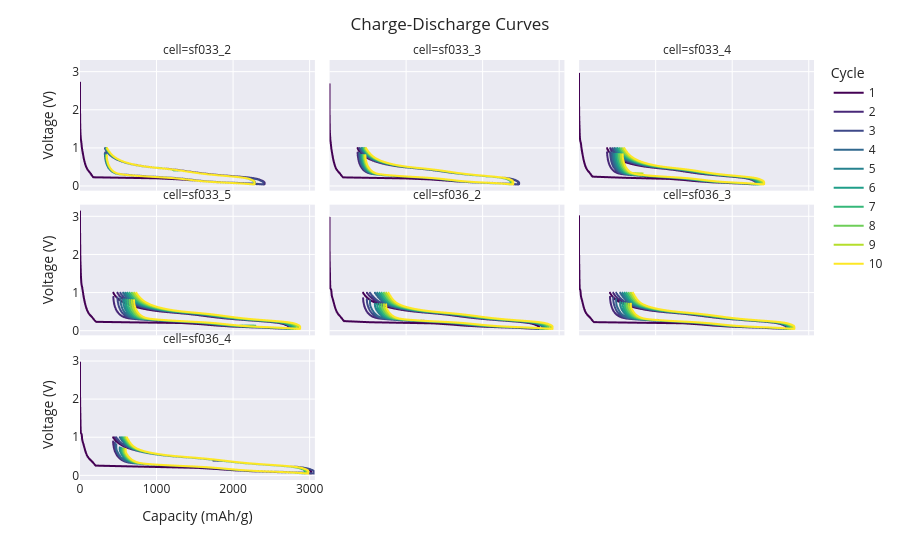

Notebook source saved alongside this figure:
### Markdown cell above
### Cycles
The `BatchCyclesCollector` class creates a collection of capacity plots, including several different options for customization. Two examples are shown here:

### Code cell
cells_collected = collectors.BatchCyclesCollector(b, max_cycle=10)
cells_collected.show()

### Figure 1 — Plotly figure (JSON) as saved in the notebook; plotly's stock layout.template omitted (floating-point values rounded to 4 significant figures; data arrays with more than 128 entries replaced by an {"elided": "..."} marker saying what was removed)
{"data": [{"hovertemplate": "cycle=1<br>cell=sf033_2<br>Capacity (mAh/g)=%{x}<br>Voltage (V)=%{y}<extra></extra>", "legendgroup": "1", "line": {"color": "rgb(68, 1, 84)", "dash": "solid"}, "marker": {"symbol": "circle"}, "mode": "lines", "name": "1", "showlegend": true, "type": "scattergl", "x": {"elided": "200 float values"}, "xaxis": "x7", "y": {"elided": "200 float values"}, "yaxis": "y7"}, {"hovertemplate": "cycle=1<br>cell=sf033_3<br>Capacity (mAh/g)=%{x}<br>Voltage (V)=%{y}<extra></extra>", "legendgroup": "1", "line": {"color": "rgb(68, 1, 84)", "dash": "solid"}, "marker": {"symbol": "circle"}, "mode": "lines", "name": "1", "showlegend": false, "type": "scattergl", "x": {"elided": "200 float values"}, "xaxis": "x8", "y": {"elided": "200 float values"}, "yaxis": "y8"}, {"hovertemplate": "cycle=1<br>cell=sf033_4<br>Capacity (mAh/g)=%{x}<br>Voltage (V)=%{y}<extra></extra>", "legendgroup": "1", "line": {"color": "rgb(68, 1, 84)", "dash": "solid"}, "marker": {"symbol": "circle"}, "mode": "lines", "name": "1", "showlegend": false, "type": "scattergl", "x": {"elided": "200 float values"}, "xaxis": "x9", "y": {"elided": "200 float values"}, "yaxis": "y9"}, {"hovertemplate": "cycle=1<br>cell=sf033_5<br>Capacity (mAh/g)=%{x}<br>Voltage (V)=%{y}<extra></extra>", "legendgroup": "1", "line": {"color": "rgb(68, 1, 84)", "dash": "solid"}, "marker": {"symbol": "circle"}, "mode": "lines", "name": "1", "showlegend": false, "type": "scattergl", "x": {"elided": "200 float values"}, "xaxis": "x4", "y": {"elided": "200 float values"}, "yaxis": "y4"}, {"hovertemplate": "cycle=1<br>cell=sf036_2<br>Capacity (mAh/g)=%{x}<br>Voltage (V)=%{y}<extra></extra>", "legendgroup": "1", "line": {"color": "rgb(68, 1, 84)", "dash": "solid"}, "marker": {"symbol": "circle"}, "mode": "lines", "name": "1", "showlegend": false, "type": "scattergl", "x": {"elided": "200 float values"}, "xaxis": "x5", "y": {"elided": "200 float values"}, "yaxis": "y5"}, {"hovertemplate": "cycle=1<br>cell=sf036_3<br>Capacity (mAh/g)=%{x}<br>Voltage (V)=%{y}<extra></extra>", "legendgroup": "1", "line": {"color": "rgb(68, 1, 84)", "dash": "solid"}, "marker": {"symbol": "circle"}, "mode": "lines", "name": "1", "showlegend": false, "type": "scattergl", "x": {"elided": "200 float values"}, "xaxis": "x6", "y": {"elided": "200 float values"}, "yaxis": "y6"}, {"hovertemplate": "cycle=1<br>cell=sf036_4<br>Capacity (mAh/g)=%{x}<br>Voltage (V)=%{y}<extra></extra>", "legendgroup": "1", "line": {"color": "rgb(68, 1, 84)", "dash": "solid"}, "marker": {"symbol": "circle"}, "mode": "lines", "name": "1", "showlegend": false, "type": "scattergl", "x": {"elided": "200 float values"}, "xaxis": "x", "y": {"elided": "200 float values"}, "yaxis": "y"}, {"hovertemplate": "cycle=2<br>cell=sf033_2<br>Capacity (mAh/g)=%{x}<br>Voltage (V)=%{y}<extra></extra>", "legendgroup": "2", "line": {"color": "rgb(72, 40, 120)", "dash": "solid"}, "marker": {"symbol": "circle"}, "mode": "lines", "name": "2", "showlegend": true, "type": "scattergl", "x": {"elided": "200 float values"}, "xaxis": "x7", "y": {"elided": "200 float values"}, "yaxis": "y7"}, {"hovertemplate": "cycle=2<br>cell=sf033_3<br>Capacity (mAh/g)=%{x}<br>Voltage (V)=%{y}<extra></extra>", "legendgroup": "2", "line": {"color": "rgb(72, 40, 120)", "dash": "solid"}, "marker": {"symbol": "circle"}, "mode": "lines", "name": "2", "showlegend": false, "type": "scattergl", "x": {"elided": "200 float values"}, "xaxis": "x8", "y": {"elided": "200 float values"}, "yaxis": "y8"}, {"hovertemplate": "cycle=2<br>cell=sf033_4<br>Capacity (mAh/g)=%{x}<br>Voltage (V)=%{y}<extra></extra>", "legendgroup": "2", "line": {"color": "rgb(72, 40, 120)", "dash": "solid"}, "marker": {"symbol": "circle"}, "mode": "lines", "name": "2", "showlegend": false, "type": "scattergl", "x": {"elided": "200 float values"}, "xaxis": "x9", "y": {"elided": "200 float values"}, "yaxis": "y9"}, {"hovertemplate": "cycle=2<br>cell=sf033_5<br>Capacity (mAh/g)=%{x}<br>Voltage (V)=%{y}<extra></extra>", "legendgroup": "2", "line": {"color": "rgb(72, 40, 120)", "dash": "solid"}, "marker": {"symbol": "circle"}, "mode": "lines", "name": "2", "showlegend": false, "type": "scattergl", "x": {"elided": "200 float values"}, "xaxis": "x4", "y": {"elided": "200 float values"}, "yaxis": "y4"}, {"hovertemplate": "cycle=2<br>cell=sf036_2<br>Capacity (mAh/g)=%{x}<br>Voltage (V)=%{y}<extra></extra>", "legendgroup": "2", "line": {"color": "rgb(72, 40, 120)", "dash": "solid"}, "marker": {"symbol": "circle"}, "mode": "lines", "name": "2", "showlegend": false, "type": "scattergl", "x": {"elided": "200 float values"}, "xaxis": "x5", "y": {"elided": "200 float values"}, "yaxis": "y5"}, {"hovertemplate": "cycle=2<br>cell=sf036_3<br>Capacity (mAh/g)=%{x}<br>Voltage (V)=%{y}<extra></extra>", "legendgroup": "2", "line": {"color": "rgb(72, 40, 120)", "dash": "solid"}, "marker": {"symbol": "circle"}, "mode": "lines", "name": "2", "showlegend": false, "type": "scattergl", "x": {"elided": "200 float values"}, "xaxis": "x6", "y": {"elided": "200 float values"}, "yaxis": "y6"}, {"hovertemplate": "cycle=2<br>cell=sf036_4<br>Capacity (mAh/g)=%{x}<br>Voltage (V)=%{y}<extra></extra>", "legendgroup": "2", "line": {"color": "rgb(72, 40, 120)", "dash": "solid"}, "marker": {"symbol": "circle"}, "mode": "lines", "name": "2", "showlegend": false, "type": "scattergl", "x": {"elided": "200 float values"}, "xaxis": "x", "y": {"elided": "200 float values"}, "yaxis": "y"}, {"hovertemplate": "cycle=3<br>cell=sf033_2<br>Capacity (mAh/g)=%{x}<br>Voltage (V)=%{y}<extra></extra>", "legendgroup": "3", "line": {"color": "rgb(62, 73, 137)", "dash": "solid"}, "marker": {"symbol": "circle"}, "mode": "lines", "name": "3", "showlegend": true, "type": "scattergl", "x": {"elided": "200 float values"}, "xaxis": "x7", "y": {"elided": "200 float values"}, "yaxis": "y7"}, {"hovertemplate": "cycle=3<br>cell=sf033_3<br>Capacity (mAh/g)=%{x}<br>Voltage (V)=%{y}<extra></extra>", "legendgroup": "3", "line": {"color": "rgb(62, 73, 137)", "dash": "solid"}, "marker": {"symbol": "circle"}, "mode": "lines", "name": "3", "showlegend": false, "type": "scattergl", "x": {"elided": "200 float values"}, "xaxis": "x8", "y": {"elided": "200 float values"}, "yaxis": "y8"}, {"hovertemplate": "cycle=3<br>cell=sf033_4<br>Capacity (mAh/g)=%{x}<br>Voltage (V)=%{y}<extra></extra>", "legendgroup": "3", "line": {"color": "rgb(62, 73, 137)", "dash": "solid"}, "marker": {"symbol": "circle"}, "mode": "lines", "name": "3", "showlegend": false, "type": "scattergl", "x": {"elided": "200 float values"}, "xaxis": "x9", "y": {"elided": "200 float values"}, "yaxis": "y9"}, {"hovertemplate": "cycle=3<br>cell=sf033_5<br>Capacity (mAh/g)=%{x}<br>Voltage (V)=%{y}<extra></extra>", "legendgroup": "3", "line": {"color": "rgb(62, 73, 137)", "dash": "solid"}, "marker": {"symbol": "circle"}, "mode": "lines", "name": "3", "showlegend": false, "type": "scattergl", "x": {"elided": "200 float values"}, "xaxis": "x4", "y": {"elided": "200 float values"}, "yaxis": "y4"}, {"hovertemplate": "cycle=3<br>cell=sf036_2<br>Capacity (mAh/g)=%{x}<br>Voltage (V)=%{y}<extra></extra>", "legendgroup": "3", "line": {"color": "rgb(62, 73, 137)", "dash": "solid"}, "marker": {"symbol": "circle"}, "mode": "lines", "name": "3", "showlegend": false, "type": "scattergl", "x": {"elided": "200 float values"}, "xaxis": "x5", "y": {"elided": "200 float values"}, "yaxis": "y5"}, {"hovertemplate": "cycle=3<br>cell=sf036_3<br>Capacity (mAh/g)=%{x}<br>Voltage (V)=%{y}<extra></extra>", "legendgroup": "3", "line": {"color": "rgb(62, 73, 137)", "dash": "solid"}, "marker": {"symbol": "circle"}, "mode": "lines", "name": "3", "showlegend": false, "type": "scattergl", "x": {"elided": "200 float values"}, "xaxis": "x6", "y": {"elided": "200 float values"}, "yaxis": "y6"}, {"hovertemplate": "cycle=3<br>cell=sf036_4<br>Capacity (mAh/g)=%{x}<br>Voltage (V)=%{y}<extra></extra>", "legendgroup": "3", "line": {"color": "rgb(62, 73, 137)", "dash": "solid"}, "marker": {"symbol": "circle"}, "mode": "lines", "name": "3", "showlegend": false, "type": "scattergl", "x": {"elided": "200 float values"}, "xaxis": "x", "y": {"elided": "200 float values"}, "yaxis": "y"}, {"hovertemplate": "cycle=4<br>cell=sf033_2<br>Capacity (mAh/g)=%{x}<br>Voltage (V)=%{y}<extra></extra>", "legendgroup": "4", "line": {"color": "rgb(49, 104, 142)", "dash": "solid"}, "marker": {"symbol": "circle"}, "mode": "lines", "name": "4", "showlegend": true, "type": "scattergl", "x": {"elided": "200 float values"}, "xaxis": "x7", "y": {"elided": "200 float values"}, "yaxis": "y7"}, {"hovertemplate": "cycle=4<br>cell=sf033_3<br>Capacity (mAh/g)=%{x}<br>Voltage (V)=%{y}<extra></extra>", "legendgroup": "4", "line": {"color": "rgb(49, 104, 142)", "dash": "solid"}, "marker": {"symbol": "circle"}, "mode": "lines", "name": "4", "showlegend": false, "type": "scattergl", "x": {"elided": "200 float values"}, "xaxis": "x8", "y": {"elided": "200 float values"}, "yaxis": "y8"}, {"hovertemplate": "cycle=4<br>cell=sf033_4<br>Capacity (mAh/g)=%{x}<br>Voltage (V)=%{y}<extra></extra>", "legendgroup": "4", "line": {"color": "rgb(49, 104, 142)", "dash": "solid"}, "marker": {"symbol": "circle"}, "mode": "lines", "name": "4", "showlegend": false, "type": "scattergl", "x": {"elided": "200 float values"}, "xaxis": "x9", "y": {"elided": "200 float values"}, "yaxis": "y9"}, {"hovertemplate": "cycle=4<br>cell=sf033_5<br>Capacity (mAh/g)=%{x}<br>Voltage (V)=%{y}<extra></extra>", "legendgroup": "4", "line": {"color": "rgb(49, 104, 142)", "dash": "solid"}, "marker": {"symbol": "circle"}, "mode": "lines", "name": "4", "showlegend": false, "type": "scattergl", "x": {"elided": "200 float values"}, "xaxis": "x4", "y": {"elided": "200 float values"}, "yaxis": "y4"}, {"hovertemplate": "cycle=4<br>cell=sf036_2<br>Capacity (mAh/g)=%{x}<br>Voltage (V)=%{y}<extra></extra>", "legendgroup": "4", "line": {"color": "rgb(49, 104, 142)", "dash": "solid"}, "marker": {"symbol": "circle"}, "mode": "lines", "name": "4", "showlegend": false, "type": "scattergl", "x": {"elided": "200 float values"}, "xaxis": "x5", "y": {"elided": "200 float values"}, "yaxis": "y5"}, {"hovertemplate": "cycle=4<br>cell=sf036_3<br>Capacity (mAh/g)=%{x}<br>Voltage (V)=%{y}<extra></extra>", "legendgroup": "4", "line": {"color": "rgb(49, 104, 142)", "dash": "solid"}, "marker": {"symbol": "circle"}, "mode": "lines", "name": "4", "showlegend": false, "type": "scattergl", "x": {"elided": "200 float values"}, "xaxis": "x6", "y": {"elided": "200 float values"}, "yaxis": "y6"}, {"hovertemplate": "cycle=4<br>cell=sf036_4<br>Capacity (mAh/g)=%{x}<br>Voltage (V)=%{y}<extra></extra>", "legendgroup": "4", "line": {"color": "rgb(49, 104, 142)", "dash": "solid"}, "marker": {"symbol": "circle"}, "mode": "lines", "name": "4", "showlegend": false, "type": "scattergl", "x": {"elided": "200 float values"}, "xaxis": "x", "y": {"elided": "200 float values"}, "yaxis": "y"}, {"hovertemplate": "cycle=5<br>cell=sf033_2<br>Capacity (mAh/g)=%{x}<br>Voltage (V)=%{y}<extra></extra>", "legendgroup": "5", "line": {"color": "rgb(38, 130, 142)", "dash": "solid"}, "marker": {"symbol": "circle"}, "mode": "lines", "name": "5", "showlegend": true, "type": "scattergl", "x": {"elided": "200 float values"}, "xaxis": "x7", "y": {"elided": "200 float values"}, "yaxis": "y7"}, {"hovertemplate": "cycle=5<br>cell=sf033_3<br>Capacity (mAh/g)=%{x}<br>Voltage (V)=%{y}<extra></extra>", "legendgroup": "5", "line": {"color": "rgb(38, 130, 142)", "dash": "solid"}, "marker": {"symbol": "circle"}, "mode": "lines", "name": "5", "showlegend": false, "type": "scattergl", "x": {"elided": "200 float values"}, "xaxis": "x8", "y": {"elided": "200 float values"}, "yaxis": "y8"}, {"hovertemplate": "cycle=5<br>cell=sf033_4<br>Capacity (mAh/g)=%{x}<br>Voltage (V)=%{y}<extra></extra>", "legendgroup": "5", "line": {"color": "rgb(38, 130, 142)", "dash": "solid"}, "marker": {"symbol": "circle"}, "mode": "lines", "name": "5", "showlegend": false, "type": "scattergl", "x": {"elided": "200 float values"}, "xaxis": "x9", "y": {"elided": "200 float values"}, "yaxis": "y9"}, {"hovertemplate": "cycle=5<br>cell=sf033_5<br>Capacity (mAh/g)=%{x}<br>Voltage (V)=%{y}<extra></extra>", "legendgroup": "5", "line": {"color": "rgb(38, 130, 142)", "dash": "solid"}, "marker": {"symbol": "circle"}, "mode": "lines", "name": "5", "showlegend": false, "type": "scattergl", "x": {"elided": "200 float values"}, "xaxis": "x4", "y": {"elided": "200 float values"}, "yaxis": "y4"}, {"hovertemplate": "cycle=5<br>cell=sf036_2<br>Capacity (mAh/g)=%{x}<br>Voltage (V)=%{y}<extra></extra>", "legendgroup": "5", "line": {"color": "rgb(38, 130, 142)", "dash": "solid"}, "marker": {"symbol": "circle"}, "mode": "lines", "name": "5", "showlegend": false, "type": "scattergl", "x": {"elided": "200 float values"}, "xaxis": "x5", "y": {"elided": "200 float values"}, "yaxis": "y5"}, {"hovertemplate": "cycle=5<br>cell=sf036_3<br>Capacity (mAh/g)=%{x}<br>Voltage (V)=%{y}<extra></extra>", "legendgroup": "5", "line": {"color": "rgb(38, 130, 142)", "dash": "solid"}, "marker": {"symbol": "circle"}, "mode": "lines", "name": "5", "showlegend": false, "type": "scattergl", "x": {"elided": "200 float values"}, "xaxis": "x6", "y": {"elided": "200 float values"}, "yaxis": "y6"}, {"hovertemplate": "cycle=5<br>cell=sf036_4<br>Capacity (mAh/g)=%{x}<br>Voltage (V)=%{y}<extra></extra>", "legendgroup": "5", "line": {"color": "rgb(38, 130, 142)", "dash": "solid"}, "marker": {"symbol": "circle"}, "mode": "lines", "name": "5", "showlegend": false, "type": "scattergl", "x": {"elided": "200 float values"}, "xaxis": "x", "y": {"elided": "200 float values"}, "yaxis": "y"}, {"hovertemplate": "cycle=6<br>cell=sf033_2<br>Capacity (mAh/g)=%{x}<br>Voltage (V)=%{y}<extra></extra>", "legendgroup": "6", "line": {"color": "rgb(31, 158, 137)", "dash": "solid"}, "marker": {"symbol": "circle"}, "mode": "lines", "name": "6", "showlegend": true, "type": "scattergl", "x": {"elided": "200 float values"}, "xaxis": "x7", "y": {"elided": "200 float values"}, "yaxis": "y7"}, {"hovertemplate": "cycle=6<br>cell=sf033_3<br>Capacity (mAh/g)=%{x}<br>Voltage (V)=%{y}<extra></extra>", "legendgroup": "6", "line": {"color": "rgb(31, 158, 137)", "dash": "solid"}, "marker": {"symbol": "circle"}, "mode": "lines", "name": "6", "showlegend": false, "type": "scattergl", "x": {"elided": "200 float values"}, "xaxis": "x8", "y": {"elided": "200 float values"}, "yaxis": "y8"}, {"hovertemplate": "cycle=6<br>cell=sf033_4<br>Capacity (mAh/g)=%{x}<br>Voltage (V)=%{y}<extra></extra>", "legendgroup": "6", "line": {"color": "rgb(31, 158, 137)", "dash": "solid"}, "marker": {"symbol": "circle"}, "mode": "lines", "name": "6", "showlegend": false, "type": "scattergl", "x": {"elided": "200 float values"}, "xaxis": "x9", "y": {"elided": "200 float values"}, "yaxis": "y9"}, {"hovertemplate": "cycle=6<br>cell=sf033_5<br>Capacity (mAh/g)=%{x}<br>Voltage (V)=%{y}<extra></extra>", "legendgroup": "6", "line": {"color": "rgb(31, 158, 137)", "dash": "solid"}, "marker": {"symbol": "circle"}, "mode": "lines", "name": "6", "showlegend": false, "type": "scattergl", "x": {"elided": "200 float values"}, "xaxis": "x4", "y": {"elided": "200 float values"}, "yaxis": "y4"}, {"hovertemplate": "cycle=6<br>cell=sf036_2<br>Capacity (mAh/g)=%{x}<br>Voltage (V)=%{y}<extra></extra>", "legendgroup": "6", "line": {"color": "rgb(31, 158, 137)", "dash": "solid"}, "marker": {"symbol": "circle"}, "mode": "lines", "name": "6", "showlegend": false, "type": "scattergl", "x": {"elided": "200 float values"}, "xaxis": "x5", "y": {"elided": "200 float values"}, "yaxis": "y5"}, {"hovertemplate": "cycle=6<br>cell=sf036_3<br>Capacity (mAh/g)=%{x}<br>Voltage (V)=%{y}<extra></extra>", "legendgroup": "6", "line": {"color": "rgb(31, 158, 137)", "dash": "solid"}, "marker": {"symbol": "circle"}, "mode": "lines", "name": "6", "showlegend": false, "type": "scattergl", "x": {"elided": "200 float values"}, "xaxis": "x6", "y": {"elided": "200 float values"}, "yaxis": "y6"}, {"hovertemplate": "cycle=6<br>cell=sf036_4<br>Capacity (mAh/g)=%{x}<br>Voltage (V)=%{y}<extra></extra>", "legendgroup": "6", "line": {"color": "rgb(31, 158, 137)", "dash": "solid"}, "marker": {"symbol": "circle"}, "mode": "lines", "name": "6", "showlegend": false, "type": "scattergl", "x": {"elided": "200 float values"}, "xaxis": "x", "y": {"elided": "200 float values"}, "yaxis": "y"}, {"hovertemplate": "cycle=7<br>cell=sf033_2<br>Capacity (mAh/g)=%{x}<br>Voltage (V)=%{y}<extra></extra>", "legendgroup": "7", "line": {"color": "rgb(53, 183, 121)", "dash": "solid"}, "marker": {"symbol": "circle"}, "mode": "lines", "name": "7", "showlegend": true, "type": "scattergl", "x": {"elided": "200 float values"}, "xaxis": "x7", "y": {"elided": "200 float values"}, "yaxis": "y7"}, {"hovertemplate": "cycle=7<br>cell=sf033_3<br>Capacity (mAh/g)=%{x}<br>Voltage (V)=%{y}<extra></extra>", "legendgroup": "7", "line": {"color": "rgb(53, 183, 121)", "dash": "solid"}, "marker": {"symbol": "circle"}, "mode": "lines", "name": "7", "showlegend": false, "type": "scattergl", "x": {"elided": "200 float values"}, "xaxis": "x8", "y": {"elided": "200 float values"}, "yaxis": "y8"}, {"hovertemplate": "cycle=7<br>cell=sf033_4<br>Capacity (mAh/g)=%{x}<br>Voltage (V)=%{y}<extra></extra>", "legendgroup": "7", "line": {"color": "rgb(53, 183, 121)", "dash": "solid"}, "marker": {"symbol": "circle"}, "mode": "lines", "name": "7", "showlegend": false, "type": "scattergl", "x": {"elided": "200 float values"}, "xaxis": "x9", "y": {"elided": "200 float values"}, "yaxis": "y9"}, {"hovertemplate": "cycle=7<br>cell=sf033_5<br>Capacity (mAh/g)=%{x}<br>Voltage (V)=%{y}<extra></extra>", "legendgroup": "7", "line": {"color": "rgb(53, 183, 121)", "dash": "solid"}, "marker": {"symbol": "circle"}, "mode": "lines", "name": "7", "showlegend": false, "type": "scattergl", "x": {"elided": "200 float values"}, "xaxis": "x4", "y": {"elided": "200 float values"}, "yaxis": "y4"}, {"hovertemplate": "cycle=7<br>cell=sf036_2<br>Capacity (mAh/g)=%{x}<br>Voltage (V)=%{y}<extra></extra>", "legendgroup": "7", "line": {"color": "rgb(53, 183, 121)", "dash": "solid"}, "marker": {"symbol": "circle"}, "mode": "lines", "name": "7", "showlegend": false, "type": "scattergl", "x": {"elided": "200 float values"}, "xaxis": "x5", "y": {"elided": "200 float values"}, "yaxis": "y5"}, {"hovertemplate": "cycle=7<br>cell=sf036_3<br>Capacity (mAh/g)=%{x}<br>Voltage (V)=%{y}<extra></extra>", "legendgroup": "7", "line": {"color": "rgb(53, 183, 121)", "dash": "solid"}, "marker": {"symbol": "circle"}, "mode": "lines", "name": "7", "showlegend": false, "type": "scattergl", "x": {"elided": "200 float values"}, "xaxis": "x6", "y": {"elided": "200 float values"}, "yaxis": "y6"}, {"hovertemplate": "cycle=7<br>cell=sf036_4<br>Capacity (mAh/g)=%{x}<br>Voltage (V)=%{y}<extra></extra>", "legendgroup": "7", "line": {"color": "rgb(53, 183, 121)", "dash": "solid"}, "marker": {"symbol": "circle"}, "mode": "lines", "name": "7", "showlegend": false, "type": "scattergl", "x": {"elided": "200 float values"}, "xaxis": "x", "y": {"elided": "200 float values"}, "yaxis": "y"}, {"hovertemplate": "cycle=8<br>cell=sf033_2<br>Capacity (mAh/g)=%{x}<br>Voltage (V)=%{y}<extra></extra>", "legendgroup": "8", "line": {"color": "rgb(110, 206, 88)", "dash": "solid"}, "marker": {"symbol": "circle"}, "mode": "lines", "name": "8", "showlegend": true, "type": "scattergl", "x": {"elided": "200 float values"}, "xaxis": "x7", "y": {"elided": "200 float values"}, "yaxis": "y7"}, {"hovertemplate": "cycle=8<br>cell=sf033_3<br>Capacity (mAh/g)=%{x}<br>Voltage (V)=%{y}<extra></extra>", "legendgroup": "8", "line": {"color": "rgb(110, 206, 88)", "dash": "solid"}, "marker": {"symbol": "circle"}, "mode": "lines", "name": "8", "showlegend": false, "type": "scattergl", "x": {"elided": "200 float values"}, "xaxis": "x8", "y": {"elided": "200 float values"}, "yaxis": "y8"}, {"hovertemplate": "cycle=8<br>cell=sf033_4<br>Capacity (mAh/g)=%{x}<br>Voltage (V)=%{y}<extra></extra>", "legendgroup": "8", "line": {"color": "rgb(110, 206, 88)", "dash": "solid"}, "marker": {"symbol": "circle"}, "mode": "lines", "name": "8", "showlegend": false, "type": "scattergl", "x": {"elided": "200 float values"}, "xaxis": "x9", "y": {"elided": "200 float values"}, "yaxis": "y9"}, {"hovertemplate": "cycle=8<br>cell=sf033_5<br>Capacity (mAh/g)=%{x}<br>Voltage (V)=%{y}<extra></extra>", "legendgroup": "8", "line": {"color": "rgb(110, 206, 88)", "dash": "solid"}, "marker": {"symbol": "circle"}, "mode": "lines", "name": "8", "showlegend": false, "type": "scattergl", "x": {"elided": "200 float values"}, "xaxis": "x4", "y": {"elided": "200 float values"}, "yaxis": "y4"}, {"hovertemplate": "cycle=8<br>cell=sf036_2<br>Capacity (mAh/g)=%{x}<br>Voltage (V)=%{y}<extra></extra>", "legendgroup": "8", "line": {"color": "rgb(110, 206, 88)", "dash": "solid"}, "marker": {"symbol": "circle"}, "mode": "lines", "name": "8", "showlegend": false, "type": "scattergl", "x": {"elided": "200 float values"}, "xaxis": "x5", "y": {"elided": "200 float values"}, "yaxis": "y5"}, {"hovertemplate": "cycle=8<br>cell=sf036_3<br>Capacity (mAh/g)=%{x}<br>Voltage (V)=%{y}<extra></extra>", "legendgroup": "8", "line": {"color": "rgb(110, 206, 88)", "dash": "solid"}, "marker": {"symbol": "circle"}, "mode": "lines", "name": "8", "showlegend": false, "type": "scattergl", "x": {"elided": "200 float values"}, "xaxis": "x6", "y": {"elided": "200 float values"}, "yaxis": "y6"}, {"hovertemplate": "cycle=8<br>cell=sf036_4<br>Capacity (mAh/g)=%{x}<br>Voltage (V)=%{y}<extra></extra>", "legendgroup": "8", "line": {"color": "rgb(110, 206, 88)", "dash": "solid"}, "marker": {"symbol": "circle"}, "mode": "lines", "name": "8", "showlegend": false, "type": "scattergl", "x": {"elided": "200 float values"}, "xaxis": "x", "y": {"elided": "200 float values"}, "yaxis": "y"}, {"hovertemplate": "cycle=9<br>cell=sf033_2<br>Capacity (mAh/g)=%{x}<br>Voltage (V)=%{y}<extra></extra>", "legendgroup": "9", "line": {"color": "rgb(181, 222, 43)", "dash": "solid"}, "marker": {"symbol": "circle"}, "mode": "lines", "name": "9", "showlegend": true, "type": "scattergl", "x": {"elided": "200 float values"}, "xaxis": "x7", "y": {"elided": "200 float values"}, "yaxis": "y7"}, {"hovertemplate": "cycle=9<br>cell=sf033_3<br>Capacity (mAh/g)=%{x}<br>Voltage (V)=%{y}<extra></extra>", "legendgroup": "9", "line": {"color": "rgb(181, 222, 43)", "dash": "solid"}, "marker": {"symbol": "circle"}, "mode": "lines", "name": "9", "showlegend": false, "type": "scattergl", "x": {"elided": "200 float values"}, "xaxis": "x8", "y": {"elided": "200 float values"}, "yaxis": "y8"}, {"hovertemplate": "cycle=9<br>cell=sf033_4<br>Capacity (mAh/g)=%{x}<br>Voltage (V)=%{y}<extra></extra>", "legendgroup": "9", "line": {"color": "rgb(181, 222, 43)", "dash": "solid"}, "marker": {"symbol": "circle"}, "mode": "lines", "name": "9", "showlegend": false, "type": "scattergl", "x": {"elided": "200 float values"}, "xaxis": "x9", "y": {"elided": "200 float values"}, "yaxis": "y9"}, {"hovertemplate": "cycle=9<br>cell=sf033_5<br>Capacity (mAh/g)=%{x}<br>Voltage (V)=%{y}<extra></extra>", "legendgroup": "9", "line": {"color": "rgb(181, 222, 43)", "dash": "solid"}, "marker": {"symbol": "circle"}, "mode": "lines", "name": "9", "showlegend": false, "type": "scattergl", "x": {"elided": "200 float values"}, "xaxis": "x4", "y": {"elided": "200 float values"}, "yaxis": "y4"}, {"hovertemplate": "cycle=9<br>cell=sf036_2<br>Capacity (mAh/g)=%{x}<br>Voltage (V)=%{y}<extra></extra>", "legendgroup": "9", "line": {"color": "rgb(181, 222, 43)", "dash": "solid"}, "marker": {"symbol": "circle"}, "mode": "lines", "name": "9", "showlegend": false, "type": "scattergl", "x": {"elided": "200 float values"}, "xaxis": "x5", "y": {"elided": "200 float values"}, "yaxis": "y5"}, {"hovertemplate": "cycle=9<br>cell=sf036_3<br>Capacity (mAh/g)=%{x}<br>Voltage (V)=%{y}<extra></extra>", "legendgroup": "9", "line": {"color": "rgb(181, 222, 43)", "dash": "solid"}, "marker": {"symbol": "circle"}, "mode": "lines", "name": "9", "showlegend": false, "type": "scattergl", "x": {"elided": "200 float values"}, "xaxis": "x6", "y": {"elided": "200 float values"}, "yaxis": "y6"}, {"hovertemplate": "cycle=9<br>cell=sf036_4<br>Capacity (mAh/g)=%{x}<br>Voltage (V)=%{y}<extra></extra>", "legendgroup": "9", "line": {"color": "rgb(181, 222, 43)", "dash": "solid"}, "marker": {"symbol": "circle"}, "mode": "lines", "name": "9", "showlegend": false, "type": "scattergl", "x": {"elided": "200 float values"}, "xaxis": "x", "y": {"elided": "200 float values"}, "yaxis": "y"}, {"hovertemplate": "cycle=10<br>cell=sf033_2<br>Capacity (mAh/g)=%{x}<br>Voltage (V)=%{y}<extra></extra>", "legendgroup": "10", "line": {"color": "rgb(253, 231, 37)", "dash": "solid"}, "marker": {"symbol": "circle"}, "mode": "lines", "name": "10", "showlegend": true, "type": "scattergl", "x": {"elided": "200 float values"}, "xaxis": "x7", "y": {"elided": "200 float values"}, "yaxis": "y7"}, {"hovertemplate": "cycle=10<br>cell=sf033_3<br>Capacity (mAh/g)=%{x}<br>Voltage (V)=%{y}<extra></extra>", "legendgroup": "10", "line": {"color": "rgb(253, 231, 37)", "dash": "solid"}, "marker": {"symbol": "circle"}, "mode": "lines", "name": "10", "showlegend": false, "type": "scattergl", "x": {"elided": "200 float values"}, "xaxis": "x8", "y": {"elided": "200 float values"}, "yaxis": "y8"}, {"hovertemplate": "cycle=10<br>cell=sf033_4<br>Capacity (mAh/g)=%{x}<br>Voltage (V)=%{y}<extra></extra>", "legendgroup": "10", "line": {"color": "rgb(253, 231, 37)", "dash": "solid"}, "marker": {"symbol": "circle"}, "mode": "lines", "name": "10", "showlegend": false, "type": "scattergl", "x": {"elided": "200 float values"}, "xaxis": "x9", "y": {"elided": "200 float values"}, "yaxis": "y9"}, {"hovertemplate": "cycle=10<br>cell=sf033_5<br>Capacity (mAh/g)=%{x}<br>Voltage (V)=%{y}<extra></extra>", "legendgroup": "10", "line": {"color": "rgb(253, 231, 37)", "dash": "solid"}, "marker": {"symbol": "circle"}, "mode": "lines", "name": "10", "showlegend": false, "type": "scattergl", "x": {"elided": "200 float values"}, "xaxis": "x4", "y": {"elided": "200 float values"}, "yaxis": "y4"}, {"hovertemplate": "cycle=10<br>cell=sf036_2<br>Capacity (mAh/g)=%{x}<br>Voltage (V)=%{y}<extra></extra>", "legendgroup": "10", "line": {"color": "rgb(253, 231, 37)", "dash": "solid"}, "marker": {"symbol": "circle"}, "mode": "lines", "name": "10", "showlegend": false, "type": "scattergl", "x": {"elided": "200 float values"}, "xaxis": "x5", "y": {"elided": "200 float values"}, "yaxis": "y5"}, {"hovertemplate": "cycle=10<br>cell=sf036_3<br>Capacity (mAh/g)=%{x}<br>Voltage (V)=%{y}<extra></extra>", "legendgroup": "10", "line": {"color": "rgb(253, 231, 37)", "dash": "solid"}, "marker": {"symbol": "circle"}, "mode": "lines", "name": "10", "showlegend": false, "type": "scattergl", "x": {"elided": "200 float values"}, "xaxis": "x6", "y": {"elided": "200 float values"}, "yaxis": "y6"}, {"hovertemplate": "cycle=10<br>cell=sf036_4<br>Capacity (mAh/g)=%{x}<br>Voltage (V)=%{y}<extra></extra>", "legendgroup": "10", "line": {"color": "rgb(253, 231, 37)", "dash": "solid"}, "marker": {"symbol": "circle"}, "mode": "lines", "name": "10", "showlegend": false, "type": "scattergl", "x": {"elided": "200 float values"}, "xaxis": "x", "y": {"elided": "200 float values"}, "yaxis": "y"}], "layout": {"annotations": [{"font": {}, "showarrow": false, "text": "cell=sf036_4", "x": 0.16, "xanchor": "center", "xref": "paper", "y": 0.3111, "yanchor": "bottom", "yref": "paper"}, {"font": {}, "showarrow": false, "text": "cell=sf033_5", "x": 0.16, "xanchor": "center", "xref": "paper", "y": 0.6556, "yanchor": "bottom", "yref": "paper"}, {"font": {}, "showarrow": false, "text": "cell=sf036_2", "x": 0.5, "xanchor": "center", "xref": "paper", "y": 0.6556, "yanchor": "bottom", "yref": "paper"}, {"font": {}, "showarrow": false, "text": "cell=sf036_3", "x": 0.84, "xanchor": "center", "xref": "paper", "y": 0.6556, "yanchor": "bottom", "yref": "paper"}, {"font": {}, "showarrow": false, "text": "cell=sf033_2", "x": 0.16, "xanchor": "center", "xref": "paper", "y": 1, "yanchor": "bottom", "yref": "paper"}, {"font": {}, "showarrow": false, "text": "cell=sf033_3", "x": 0.5, "xanchor": "center", "xref": "paper", "y": 1, "yanchor": "bottom", "yref": "paper"}, {"font": {}, "showarrow": false, "text": "cell=sf033_4", "x": 0.84, "xanchor": "center", "xref": "paper", "y": 1, "yanchor": "bottom", "yref": "paper"}], "autosize": true, "legend": {"orientation": "v", "title": {"text": "Cycle"}, "tracegroupgap": 0}, "margin": {"t": 60}, "title": {"text": "Charge-Discharge Curves"}, "xaxis": {"anchor": "y", "autorange": true, "domain": [0, 0.32], "range": [6.115e-08, 3069.0], "title": {"text": "Capacity (mAh/g)"}, "type": "linear"}, "xaxis2": {"anchor": "y2", "domain": [0.34, 0.66], "matches": "x", "title": {"text": "Capacity (mAh/g)"}}, "xaxis3": {"anchor": "y3", "domain": [0.68, 1.0], "matches": "x", "title": {"text": "Capacity (mAh/g)"}}, "xaxis4": {"anchor": "y4", "autorange": true, "domain": [0, 0.32], "matches": "x", "range": [6.115e-08, 3069.0], "showticklabels": false, "type": "linear"}, "xaxis5": {"anchor": "y5", "autorange": true, "domain": [0.34, 0.66], "matches": "x", "range": [6.115e-08, 3069.0], "showticklabels": false, "type": "linear"}, "xaxis6": {"anchor": "y6", "autorange": true, "domain": [0.68, 1.0], "matches": "x", "range": [6.115e-08, 3069.0], "showticklabels": false, "type": "linear"}, "xaxis7": {"anchor": "y7", "autorange": true, "domain": [0, 0.32], "matches": "x", "range": [6.115e-08, 3069.0], "showticklabels": false, "type": "linear"}, "xaxis8": {"anchor": "y8", "autorange": true, "domain": [0.34, 0.66], "matches": "x", "range": [6.115e-08, 3069.0], "showticklabels": false, "type": "linear"}, "xaxis9": {"anchor": "y9", "autorange": true, "domain": [0.68, 1.0], "matches": "x", "range": [6.115e-08, 3069.0], "showticklabels": false, "type": "linear"}, "yaxis": {"anchor": "x", "autorange": true, "domain": [0, 0.3111], "range": [-0.1217, 3.306], "title": {"text": "Voltage (V)"}, "type": "linear"}, "yaxis2": {"anchor": "x2", "domain": [0, 0.3111], "matches": "y", "showticklabels": false}, "yaxis3": {"anchor": "x3", "domain": [0, 0.3111], "matches": "y", "showticklabels": false}, "yaxis4": {"anchor": "x4", "autorange": true, "domain": [0.3444, 0.6556], "matches": "y", "range": [-0.1217, 3.306], "title": {"text": "Voltage (V)"}, "type": "linear"}, "yaxis5": {"anchor": "x5", "autorange": true, "domain": [0.3444, 0.6556], "matches": "y", "range": [-0.1217, 3.306], "showticklabels": false, "type": "linear"}, "yaxis6": {"anchor": "x6", "autorange": true, "domain": [0.3444, 0.6556], "matches": "y", "range": [-0.1217, 3.306], "showticklabels": false, "type": "linear"}, "yaxis7": {"anchor": "x7", "autorange": true, "domain": [0.6889, 1], "matches": "y", "range": [-0.1217, 3.306], "title": {"text": "Voltage (V)"}, "type": "linear"}, "yaxis8": {"anchor": "x8", "autorange": true, "domain": [0.6889, 1], "matches": "y", "range": [-0.1217, 3.306], "showticklabels": false, "type": "linear"}, "yaxis9": {"anchor": "x9", "autorange": true, "domain": [0.6889, 1], "matches": "y", "range": [-0.1217, 3.306], "showticklabels": false, "type": "linear"}}}
